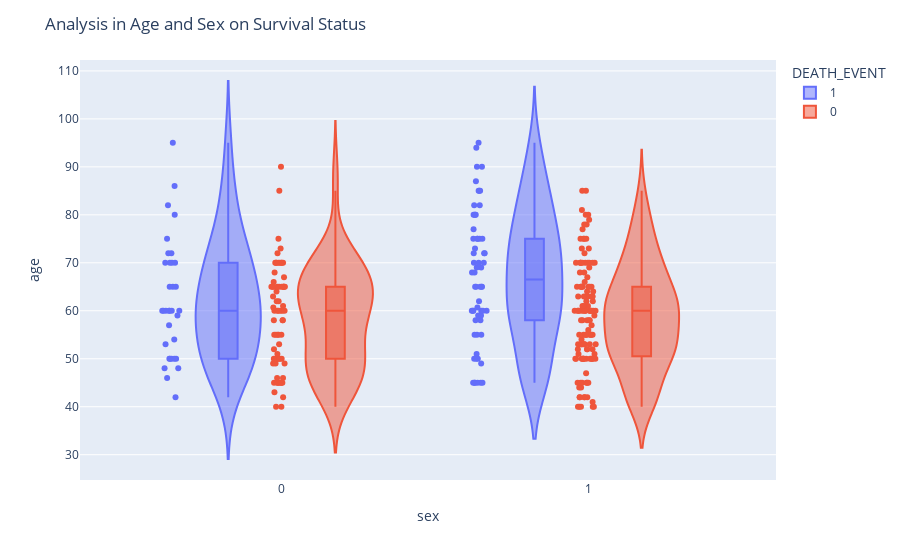

The cell this chart's notebook holds for it:
### Markdown cell above
Мы не удалили некоторые категориальные параметры, которые могут влиять на общую картину.

Проверим их корелляцию с другими параметрами.

### Code cell
fig2 = px.violin(data, y="age", x="sex", color="DEATH_EVENT", box=True, points="all", hover_data=data.columns)
fig2.update_layout(title_text="Analysis in Age and Sex on Survival Status")

fig2.show()

### Figure 1 — Plotly figure (JSON) as saved in the notebook; plotly's stock layout.template omitted (floating-point values rounded to 4 significant figures; data arrays with more than 128 entries replaced by an {"elided": "..."} marker saying what was removed)
{"data": [{"alignmentgroup": "True", "box": {"visible": true}, "customdata": {"elided": "96x11 float values"}, "hovertemplate": "DEATH_EVENT=%{customdata[10]}<br>sex=%{x}<br>age=%{y}<br>anaemia=%{customdata[0]}<br>creatinine_phosphokinase=%{customdata[1]}<br>diabetes=%{customdata[2]}<br>ejection_fraction=%{customdata[3]}<br>high_blood_pressure=%{customdata[4]}<br>platelets=%{customdata[5]}<br>serum_creatinine=%{customdata[6]}<br>serum_sodium=%{customdata[7]}<br>smoking=%{customdata[8]}<br>time=%{customdata[9]}<extra></extra>", "legendgroup": "1", "marker": {"color": "#636efa"}, "name": "1", "offsetgroup": "1", "orientation": "v", "points": "all", "scalegroup": "True", "showlegend": true, "type": "violin", "x": [1, 1, 1, 1, 0, 1, 1, 1, 0, 1, 1, 1, 1, 1, 1, 1, 1, 0, 0, 0, 1, 0, 1, 0, 1, 1, 1, 1, 1, 0, 1, 1, 1, 0, 0, 1, 0, 1, 0, 1, 1, 1, 1, 0, 1, 0, 0, 0, 0, 1, 1, 1, 1, 0, 1, 1, 0, 1, 0, 1, 1, 1, 1, 0, 0, 1, 0, 1, 0, 0, 1, 0, 1, 1, 1, 0, 0, 1, 0, 1, 1, 1, 1, 1, 1, 0, 0, 1, 1, 0, 0, 1, 0, 1, 1, 1], "x0": " ", "xaxis": "x", "y": [75, 55, 65, 50, 65, 90, 75, 60, 65, 80, 75, 62, 45, 50, 82, 87, 45, 70, 48, 65, 68, 75, 80, 95, 70, 58, 82, 94, 85, 50, 65, 69, 90, 82, 60, 70, 50, 70, 60, 50, 51, 60, 80, 57, 68, 53, 60, 70, 60, 95, 49, 72, 45, 50, 45, 60, 42, 72, 70, 65, 85, 69, 60, 60, 59, 60, 72, 85, 70, 86, 60, 46, 80, 72, 75, 72, 50, 45, 80, 59, 59, 65, 75, 58, 60.67, 50, 60, 45, 77, 48, 54, 73, 60, 55, 65, 55], "y0": " ", "yaxis": "y"}, {"alignmentgroup": "True", "box": {"visible": true}, "customdata": {"elided": "203x11 float values"}, "hovertemplate": "DEATH_EVENT=%{customdata[10]}<br>sex=%{x}<br>age=%{y}<br>anaemia=%{customdata[0]}<br>creatinine_phosphokinase=%{customdata[1]}<br>diabetes=%{customdata[2]}<br>ejection_fraction=%{customdata[3]}<br>high_blood_pressure=%{customdata[4]}<br>platelets=%{customdata[5]}<br>serum_creatinine=%{customdata[6]}<br>serum_sodium=%{customdata[7]}<br>smoking=%{customdata[8]}<br>time=%{customdata[9]}<extra></extra>", "legendgroup": "0", "marker": {"color": "#EF553B"}, "name": "0", "offsetgroup": "0", "orientation": "v", "points": "all", "scalegroup": "True", "showlegend": true, "type": "violin", "x": {"elided": "203 int values"}, "x0": " ", "xaxis": "x", "y": {"elided": "203 float values"}, "y0": " ", "yaxis": "y"}], "layout": {"legend": {"title": {"text": "DEATH_EVENT"}, "tracegroupgap": 0}, "margin": {"t": 60}, "title": {"text": "Analysis in Age and Sex on Survival Status"}, "violinmode": "group", "xaxis": {"anchor": "y", "domain": [0, 1], "title": {"text": "sex"}}, "yaxis": {"anchor": "x", "domain": [0, 1], "title": {"text": "age"}}}}
